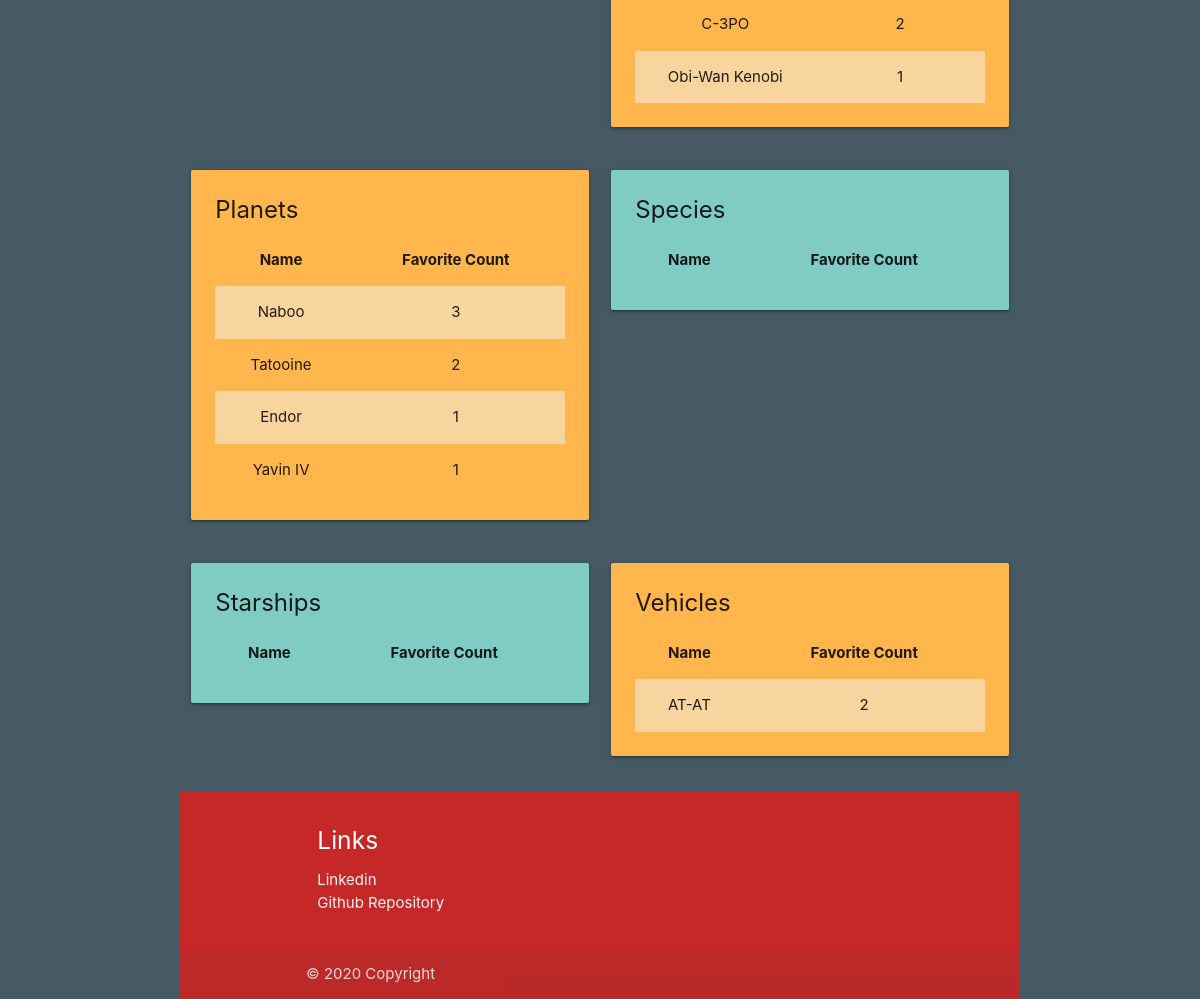
/swapi_info/ (lower part), run on an earlier commit of the app's database.
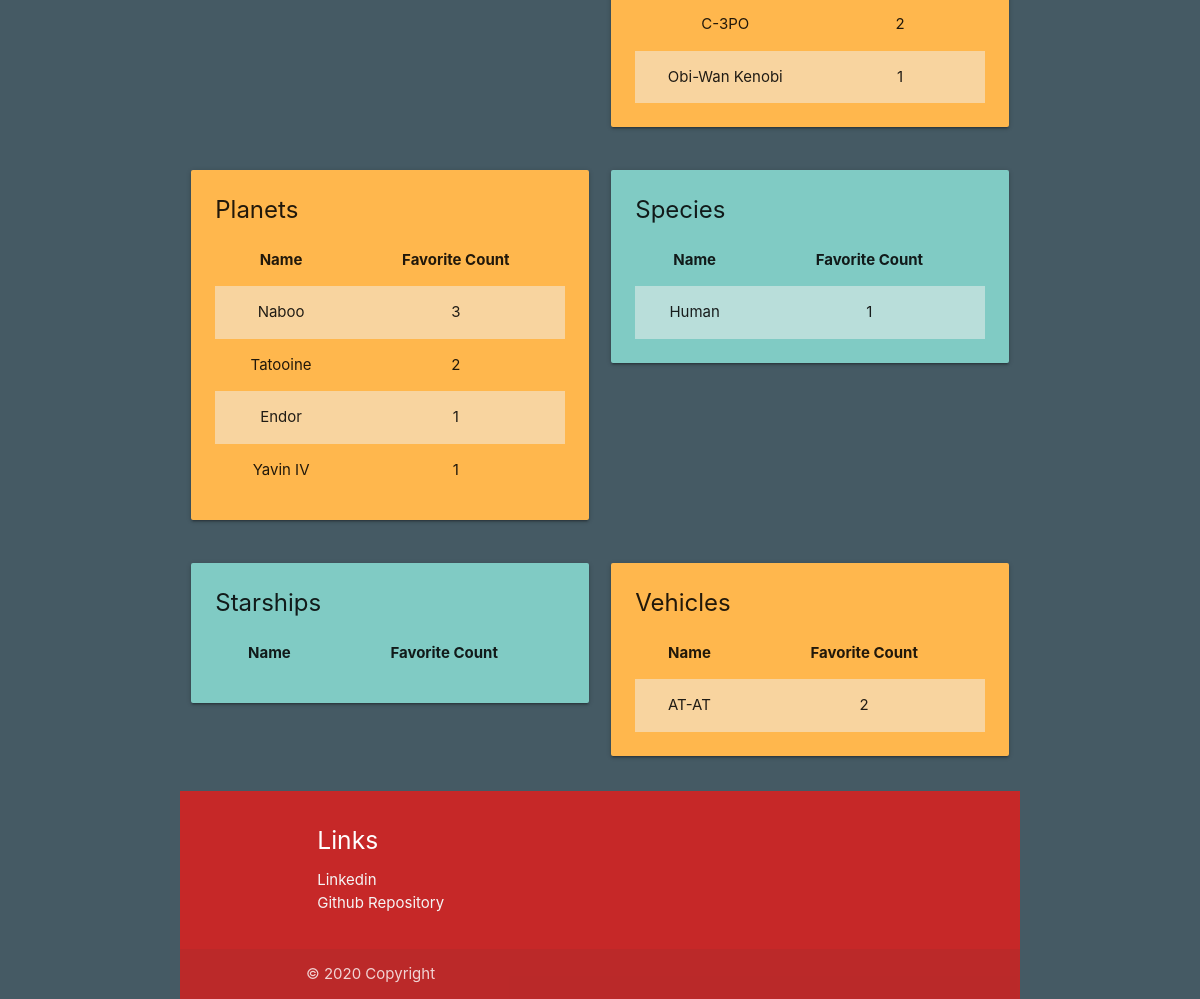
And on a later commit of the database.
### swapi_info/models.py (models this page shows, shortened)
class Favorites(models.Model):
    objects = models.Manager()
    ITEM_TYPES = (
        ('films', 'Films'),
        ('people', 'People'),
        ('planets', 'Planets'),
        ('species', 'Species'),
        ('starships', 'Starships'),
        ('vehicles', 'Vehicles')
    )
    name = models.CharField(max_length=30, primary_key=True)
    item_type = models.CharField(max_length=1, choices=ITEM_TYPES)
    swapi_url = models.CharField(max_length=50)
    favorite_count = models.IntegerField()

### swapi_info/views.py (the view)
# urls.py: path('', HomePage.as_view(), name='home'),
class HomePage(ListView):
    template_name = 'swapi_info/home.html'
    context_object_name = 'top_five'
    model = Favorites
    def get_queryset(self):
        item_types = ['films', 'people', 'species',
                      'planets', 'starships', 'vehicles']
        top_five = {
            'films': [],
            'people': [],
            'species': [],
            'planets': [],
            'starships': [],
            'vehicles': []
        }
        for kind in item_types:
            top_five_qs = Favorites.objects.filter(
                item_type=kind).order_by('-favorite_count')[:5]
            for item in top_five_qs:
                top_five[kind].append(
                    [item.name, item.favorite_count])
        return top_five

### swapi_info/templates/swapi_info/home.html (shortened to what this page needs)
{% extends 'swapi_info/base.html' %}
{% block content %}
<body>
    <div class="row">
        <div class="col s6">
            <div class="card hoverable orange lighten-2">
                <div class="card-content">
                    <table class="centered striped">
                        <tbody>
                            {% for people_data in top_five.people %}
                                <tr>
                                <td>{{ people_data.0 }}</td>
                                <td>{{ people_data.1 }}</td>
                                </tr>
                            {% endfor %}
                        </tbody>
                    </table>
                </div>
            </div>
        </div>
    </div>
    <div class="row">
        <div class="col s6">
            <div class="card hoverable orange lighten-2">
                <div class="card-content">
                    <span class="card-title"><b>Planets</b></span>
                    <table class="centered striped">
                        <thead>
                            <tr>
                                <th>Name</th>
                                <th>Favorite Count</th>
                            </tr>
                        </thead>
                        <tbody>
                            {% for planet_data in top_five.planets %}
                                <tr>
                                    <td>{{ planet_data.0 }}</td>
                                    <td>{{ planet_data.1 }}</td>
                                </tr>
                            {% endfor %}
                        </tbody>
                    </table>
                </div>
            </div>
        </div>
        <div class="col s6">
            <div class="card hoverable teal lighten-3">
                <div class="card-content">
                    <span class="card-title"><b>Species</b></span>
                    <table class="centered striped">
                        <thead>
                            <tr>
                                <th>Name</th>
                                <th>Favorite Count</th>
                            </tr>
                        </thead>
                        <tbody>
                            {% for species_data in top_five.species %}
                                <tr>
                                <td>{{ species_data.0 }}</td>
                                <td>{{ species_data.1 }}</td>
                                </tr>
                            {% endfor %}
                        </tbody>
                    </table>
                </div>
            </div>
        </div>
    </div>
    <div class="row">
        <div class="col s6">
            <div class="card hoverable teal lighten-3">
                <div class="card-content">
                    <span class="card-title"><b>Starships</b></span>
                    <table class="centered striped">
                        <thead>
                            <tr>
                                <th>Name</th>
                                <th>Favorite Count</th>
                            </tr>
                        </thead>
                    </table>
                </div>
            </div>
        </div>
        <div class="col s6">
            <div class="card hoverable orange lighten-2">
                <div class="card-content">
                    <span class="card-title"><b>Vehicles</b></span>
                    <table class="centered striped">
                        <thead>
                            <tr>
                                <th>Name</th>
                                <th>Favorite Count</th>
                            </tr>
                        </thead>
                        <tbody>
                            {% for vehicle_data in top_five.vehicles %}
                                <tr>
                                <td>{{ vehicle_data.0 }}</td>
                                <td>{{ vehicle_data.1 }}</td>
                                </tr>
                            {% endfor %}
                        </tbody>
                    </table>
                </div>
            </div>
        </div>
    </div>
{% endblock %}

### swapi_info/templates/swapi_info/base.html (shortened to what this page needs)
<!DOCTYPE html>
<html>
  <head>
    {% load static %}
    <link type="text/css" rel="stylesheet" href="{% static "swapi_info/css/materialize.css" %}"  media="screen,projection"/>
  </head>
  <body class="blue-grey darken-2">
  <div class="container">
    {% block content %}
    {% endblock %}
  <footer class="page-footer red darken-3">
    <div class="container">
      <div class="row">
        <div class="col offset-l0 s12">
          <h5 class="white-text">Links</h5>
          <ul>
            <li><a class="grey-text text-lighten-4" href="https://www.linkedin.com/in/adam-crockett/">Linkedin</a></li>
            <li><a class="grey-text text-lighten-4" href="https://github.com/Adam-Crockett">Github Repository</a></li>
          </ul>
        </div>
      </div>
    </div>
    <div class="footer-copyright">
      <div class="container">
      © 2020 Copyright
      </div>
    </div>
  </footer>
    </div>
  </body>
</html>

What changed in the data, as far as the page shows it:
added Favorites: name "Human"
Also different on the page:
new list line: "1"
